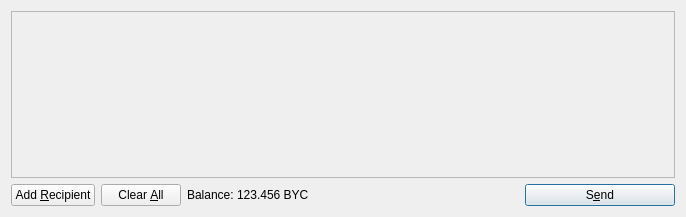
<?xml version="1.0" encoding="UTF-8"?>
<ui version="4.0">
 <class>SendCoinsDialog</class>
 <widget class="QDialog" name="SendCoinsDialog">
  <property name="geometry">
   <rect>
    <x>0</x>
    <y>0</y>
    <width>686</width>
    <height>217</height>
   </rect>
  </property>
  <property name="windowTitle">
   <string>Send Coins</string>
  </property>
  <layout class="QVBoxLayout" name="verticalLayout">
   <item>
    <widget class="QScrollArea" name="scrollArea">
     <property name="widgetResizable">
      <bool>true</bool>
     </property>
     <widget class="QWidget" name="scrollAreaWidgetContents">
      <property name="geometry">
       <rect>
        <x>0</x>
        <y>0</y>
        <width>666</width>
        <height>165</height>
       </rect>
      </property>
      <layout class="QVBoxLayout" name="verticalLayout_2">
       <property name="margin">
        <number>0</number>
       </property>
       <item>
        <layout class="QVBoxLayout" name="entries">
         <property name="spacing">
          <number>6</number>
         </property>
        </layout>
       </item>
       <item>
        <spacer name="verticalSpacer">
         <property name="orientation">
          <enum>Qt::Vertical</enum>
         </property>
         <property name="sizeHint" stdset="0">
          <size>
           <width>20</width>
           <height>40</height>
          </size>
         </property>
        </spacer>
       </item>
      </layout>
     </widget>
    </widget>
   </item>
   <item>
    <layout class="QHBoxLayout" name="horizontalLayout">
     <item>
      <widget class="QPushButton" name="addButton">
       <property name="toolTip">
        <string>Send to multiple recipients at once</string>
       </property>
       <property name="text">
        <string>Add &amp;Recipient</string>
       </property>
       <property name="icon">
        <iconset resource="../bitcoin.qrc">
         <normaloff>:/icons/add</normaloff>:/icons/add</iconset>
       </property>
       <property name="autoDefault">
        <bool>false</bool>
       </property>
      </widget>
     </item>
     <item>
      <widget class="QPushButton" name="clearButton">
       <property name="sizePolicy">
        <sizepolicy hsizetype="Minimum" vsizetype="Fixed">
         <horstretch>0</horstretch>
         <verstretch>0</verstretch>
        </sizepolicy>
       </property>
       <property name="toolTip">
        <string>Remove all transaction fields</string>
       </property>
       <property name="text">
        <string>Clear &amp;All</string>
       </property>
       <property name="icon">
        <iconset resource="../bitcoin.qrc">
         <normaloff>:/icons/remove</normaloff>:/icons/remove</iconset>
       </property>
       <property name="autoRepeatDelay">
        <number>300</number>
       </property>
       <property name="autoDefault">
        <bool>false</bool>
       </property>
      </widget>
     </item>
     <item>
      <layout class="QHBoxLayout" name="horizontalLayout_2">
       <property name="spacing">
        <number>3</number>
       </property>
       <item>
        <widget class="QLabel" name="label">
         <property name="text">
          <string>Balance:</string>
         </property>
        </widget>
       </item>
       <item>
        <widget class="QLabel" name="labelBalance">
         <property name="cursor">
          <cursorShape>IBeamCursor</cursorShape>
         </property>
         <property name="text">
          <string>123.456 BYC</string>
         </property>
         <property name="textInteractionFlags">
          <set>Qt::LinksAccessibleByMouse|Qt::TextSelectableByKeyboard|Qt::TextSelectableByMouse</set>
         </property>
        </widget>
       </item>
      </layout>
     </item>
     <item>
      <spacer name="horizontalSpacer">
       <property name="orientation">
        <enum>Qt::Horizontal</enum>
       </property>
       <property name="sizeHint" stdset="0">
        <size>
         <width>40</width>
         <height>20</height>
        </size>
       </property>
      </spacer>
     </item>
     <item>
      <widget class="QPushButton" name="sendButton">
       <property name="minimumSize">
        <size>
         <width>150</width>
         <height>0</height>
        </size>
       </property>
       <property name="toolTip">
        <string>Confirm the send action</string>
       </property>
       <property name="text">
        <string>S&amp;end</string>
       </property>
       <property name="icon">
        <iconset resource="../bitcoin.qrc">
         <normaloff>:/icons/send</normaloff>:/icons/send</iconset>
       </property>
       <property name="default">
        <bool>true</bool>
       </property>
      </widget>
     </item>
    </layout>
   </item>
  </layout>
 </widget>
 <resources>
  <include location="../bitcoin.qrc"/>
 </resources>
 <connections/>
</ui>
